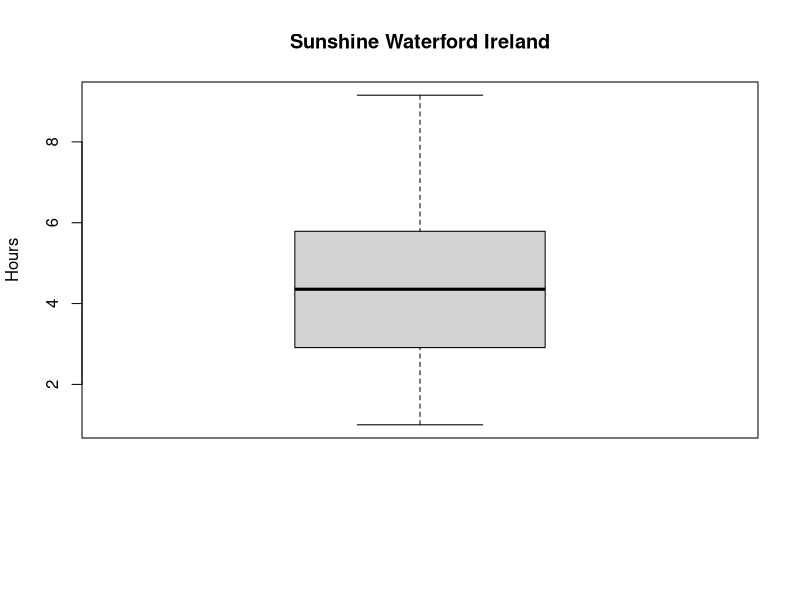
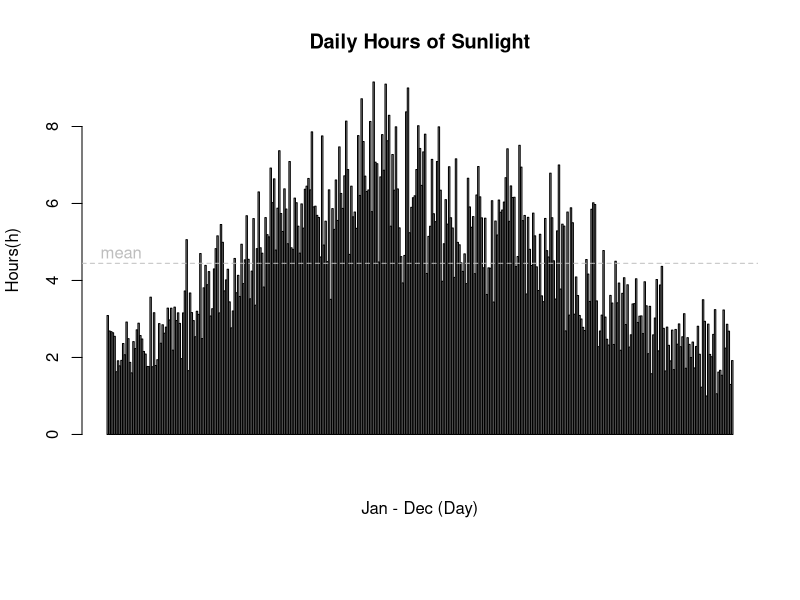
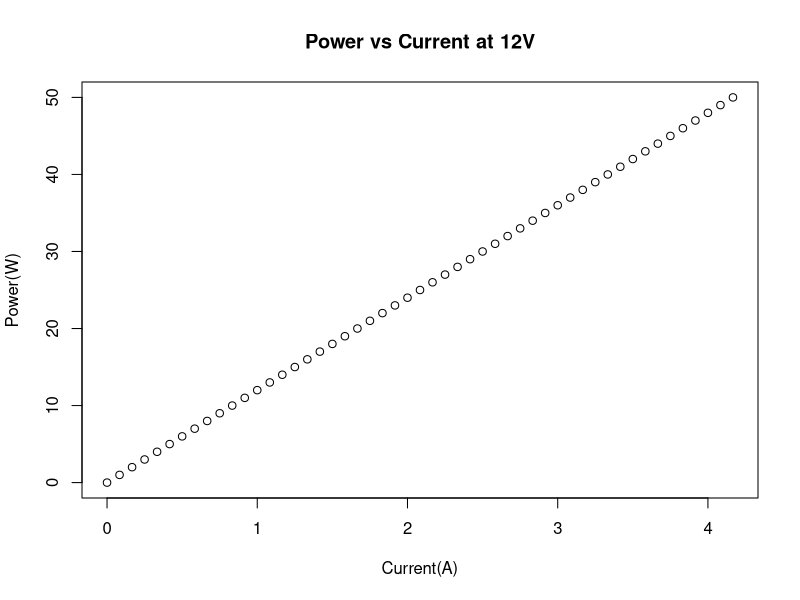
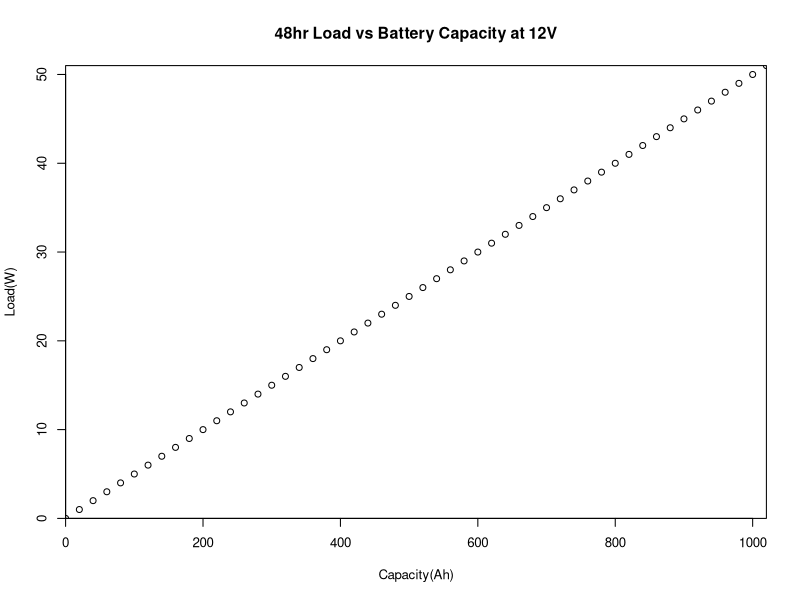
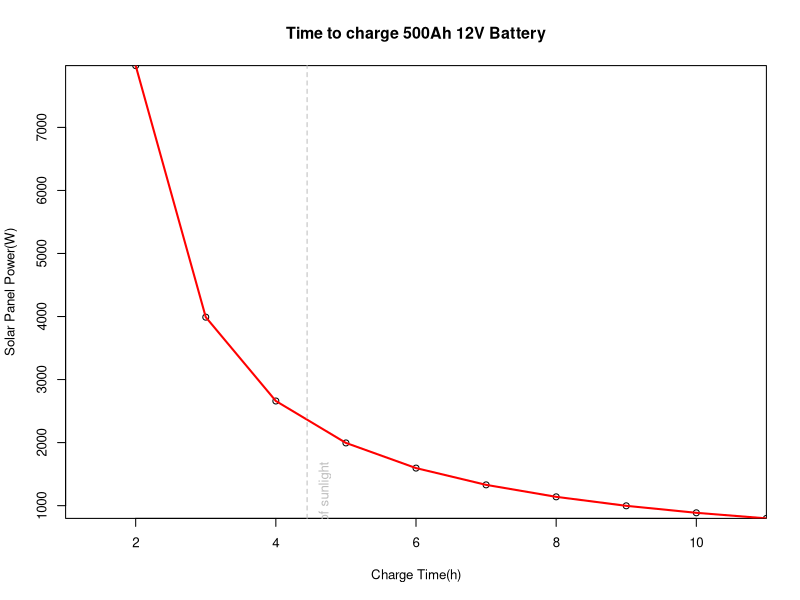

The R source for these figures, in order:
####################################################################################################
# @author David Kirwan https://github.com/davidkirwan
# @description R script to handle calculation of solar power plots.
#
# @usage Rscript solar_calculator.r
#
# @date 2015-06-24
####################################################################################################


#FILE FORMAT (MISSING VALUE CODE IS -9999):

#01-06 STAID: Station identifier
#08-13 SOUID: Source identifier
#15-22 DATE : Date YYYYMMDD
#24-28 SS   : sunshine in 0.1 Hours
#30-34 Q_SS : Quality code for SS (0='valid'; 1='suspect'; 9='missing')

#This is the series (SOUID: 107654) of IRELAND, WATERFORD (TYCOR) (STAID: 1760)
#See file sources.txt for more info.

#STAID, SOUID,    DATE,   SS, Q_SS

# Read the data in
solar_data <- read.table("data.csv", header=TRUE, sep=",")

ss_data <- list()

for(i in 1:365){
  ss_data[[i]] <- data.frame(total=0, count=0)
}

index <- 274 # Data starts off on the 1st October 1961
for(i in solar_data$SS){
  if(i > 0){
    ss_data[[index]]$total <- ss_data[[index]]$total + i
    ss_data[[index]]$count <- ss_data[[index]]$count + 1
  }
  if(index %% 365 == 0){
    index <- 1
  }
  else{
    index <- index + 1
  }
}

ss_data_plot = c()
for(i in 1:length(ss_data)){
  avg = ss_data[[i]]$total / ss_data[[i]]$count
  hours <- (avg * 6) / 60
  ss_data_plot <- c(ss_data_plot, hours)
}

# Print a summary of the ss_data
print(ss_data_plot)
print(summary(ss_data_plot))

# Generate boxplot image
png(filename="62.png")
par(mar=c(8.1,4.1,4.1,2.1))
boxplot(ss_data_plot,
        main='Sunshine Waterford Ireland',
        ylab='Hours')
dev.off()


# Barplot of the hours of sunlight each day
png(filename="66.png")
par(mar=c(8.1,4.1,4.1,2.1))
barplot(ss_data_plot, main="Daily Hours of Sunlight",
       xlab="Jan - Dec (Day)", ylab="Hours(h)") 
abline(h = 4.446, lty = 2, col = 'grey')
text(10, 4.7, "mean", col = "grey") 
dev.off()


# Generate data frame to plot Watts vs Current for a 12V system
watts_vector = c(0:50)
volts_vector = rep.int(12, 51)
amps_vector = c()

for(i in 0:51){
  amps_vector = c(amps_vector, watts_vector[i] / 12)
}

watt_data <- data.frame(
  watts  = watts_vector,
  volts  = volts_vector,
  amps = amps_vector
)

print(summary(watt_data))
png(filename="63.png")
par(mar=c(5.1,4.1,4.1,2.1))
plot(y=watt_data$watts, x=watt_data$amps,
     main='Power vs Current at 12V',
     xlab='Current(A)',
     ylab='Power(W)')
dev.off()

# battery calculator
battery_calculator <- function(watts, voltage, time){
  # Returns capacity of the battery in Ah to power system load watts at 
  # voltage for time hours
  amps <- watts / voltage
  result <- (amps * time)* 5
  return(result)
}

# solar panel size calculator
solar_panel_calculator <- function(voltage, amps, time){
  # Returns the size of the solar panel in W to charge
  # battery of voltage(V) and amps(Ah) capacity in time(h)
  amps_per_1_hour = as.double(amps / time)
  watts = voltage * amps_per_1_hour
  result = watts * 1.33
  return(result)
}

##########################

# Generate data frame to plot battery capacity vs solar pannel size for a 12V system
watts_vector = c()
amps_vector = c()

for(i in 0:51){
  amps_vector = c(amps_vector, battery_calculator(i, 12.0, 48.0))
}

for(i in 0:51){
  watts_vector = c(watts_vector, solar_panel_calculator(12, 500, i))
}

solar_battery_data <- data.frame(
  watts  = watts_vector,
  amps = amps_vector
)
  
png(filename="64.png")
par(cex=.8, mar=c(5.1,4.1,4.1,2.1))
plot(solar_battery_data$amps,c(0:51), 
     yaxs="i", 
     xaxs="i",
     main='48hr Load vs Battery Capacity at 12V',
     xlab='Capacity(Ah)',
     ylab='Load(W)')

dev.off()

png(filename="65.png")
par(cex=.8, mar=c(5.1,4.1,4.1,2.1))
x <- 1:11
y <- solar_battery_data$watts[1:11]
plot(x, y,
     yaxs="i", 
     xaxs="i",
     main='Time to charge 500Ah 12V Battery',
     xlab='Charge Time(h)',
     ylab='Solar Panel Power(W)')

lines(y~x, col='red', lwd=2)
abline(v = 4.446, lty = 2, col = 'grey')
text(4.7, 400, "mean daily hours of sunlight", col = "grey", srt=90) 

dev.off()

